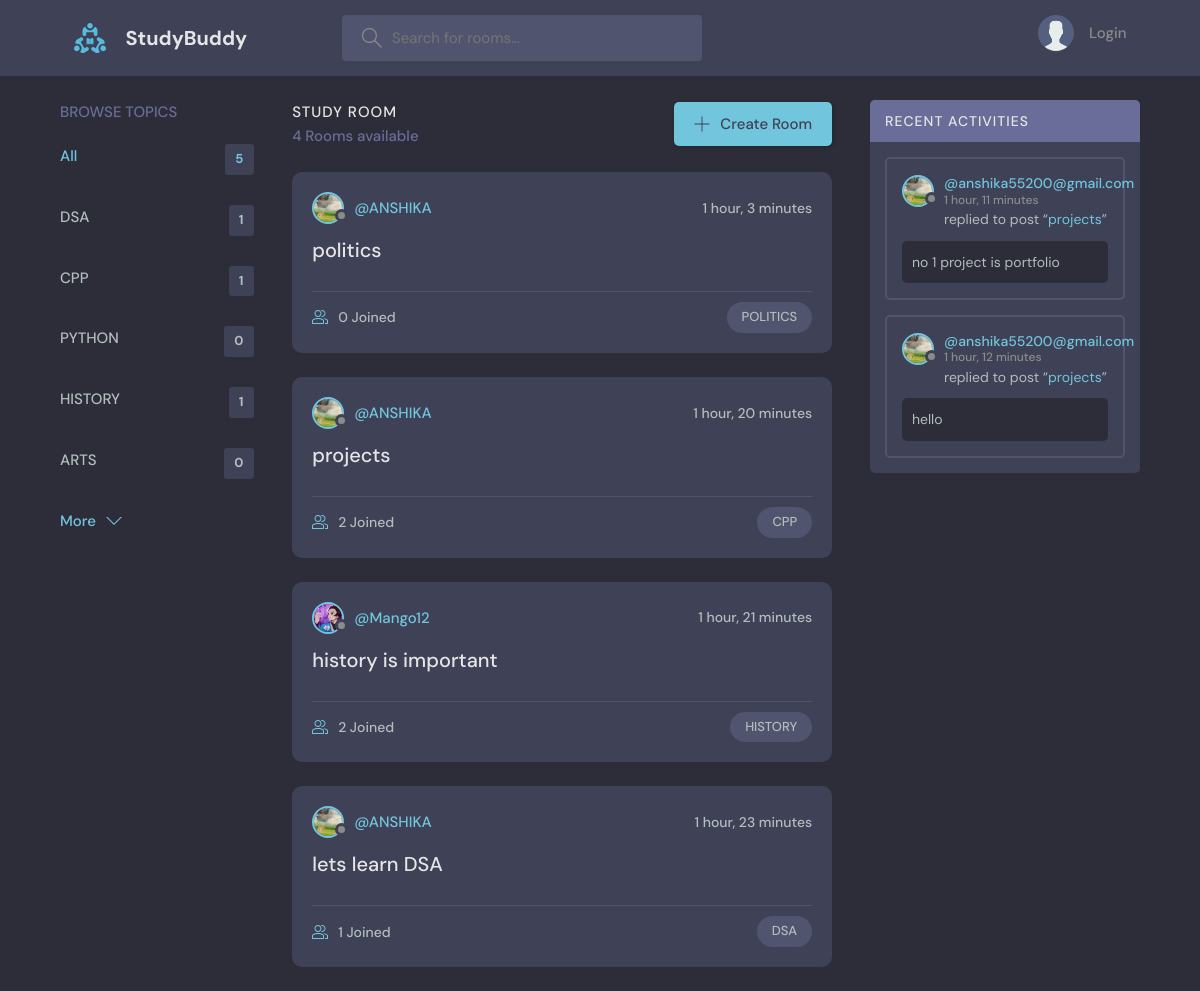
The page / on the database its author committed.
### base/models.py (models this page shows, shortened)
class Topic(models.Model):
    name = models.CharField(max_length=200)

class Room(models.Model):
    host =  models.ForeignKey(User, on_delete=models.SET_NULL, null=True)
    topic = models.ForeignKey(Topic, on_delete=models.SET_NULL, null=True)
    name = models.CharField(max_length=200)
    description = models.TextField(null=True, blank=True)
    participants = models.ManyToManyField(User, related_name='participants', blank=True)
    updated = models.DateTimeField(auto_now=True)
    created = models.DateTimeField(auto_now_add=True)
    class Meta:
        ordering = ['-updated', '-created']
    def __str__(self):
        return self.name

class User(AbstractUser):
    name = models.CharField(max_length=200, null=True)
    email = models.EmailField(unique=True,  null=True)
    bio = models.TextField(null=True)
    avatar = models.ImageField(null=True, default="avatar.svg")
    USERNAME_FIELD = 'email'
    REQUIRED_FIELDS = []

class Message(models.Model):
    user = models.ForeignKey(User, on_delete=models.CASCADE)
    room = models.ForeignKey(Room, on_delete=models.CASCADE)
    body = models.TextField()
    updated = models.DateTimeField(auto_now=True)
    created = models.DateTimeField(auto_now_add=True)
    class Meta:
        ordering = ['-updated', '-created']

### base/views.py (the view)
# urls.py: path('',views.home,name= "home"),
def home(request):
    q = request.GET.get('q') if request.GET.get('q') != None else ''
    rooms = Room.objects.filter(Q(topic__name__icontains=q) |
                                Q(name__icontains=q) |
                                Q(description__icontains=q))
    topics = Topic.objects.all()[0:5]
    room_count = rooms.count()
    room_messages = Message.objects.filter(Q(room__topic__name__icontains=q))
    context = {'rooms': rooms, 'topics': topics, 'room_count': room_count, 'room_messages': room_messages}
    return render(request, 'base/home.html', context)

### templates/base/home.html (shortened to what this page needs)
{% extends 'main.html' %}
{% block content %}
<main class="layout layout--3">
      <div class="container">
        {% include 'base/topic_component.html' %}
        <div class="roomList">
          <div class="roomList__header">
            <div>
              <h2>Study Room</h2>
              <p>{{room_count}} Rooms available</p>
            </div>
            <a class="btn btn--main" href="{% url 'create-room' %}">
              <svg version="1.1" xmlns="http://www.w3.org/2000/svg" width="32" height="32" viewBox="0 0 32 32">
                <title>add</title>
                <path
                  d="M16.943 0.943h-1.885v14.115h-14.115v1.885h14.115v14.115h1.885v-14.115h14.115v-1.885h-14.115v-14.115z"
                ></path>
              </svg>
              Create Room
            </a>
          </div>
          {% include 'base/feed_component.html' %}
        </div>
        {% include 'base/activity_component.html' %}
      </div>
    </main>
{% endblock %}

### templates/base/topic_component.html
<div class="topics">
  <div class="topics__header">
    <h2>Browse Topics</h2>
  </div>
  <ul class="topics__list">
    <li>
      <a href="{% url 'home' %}" class="active">All <span>{{topics.count}}</span></a>
    </li>
    {% for topic in topics %}
    <li>
      <a href="{% url 'home' %}?q={{topic.name}}">{{topic.name}} <span>{{topic.room_set.all.count}}</span></a>
    </li>
    {% endfor %}
  </ul>
  <a class="btn btn--link" href="{% url 'topics' %}">
    More
    <svg version="1.1" xmlns="http://www.w3.org/2000/svg" width="32" height="32" viewBox="0 0 32 32">
      <title>chevron-down</title>
      <path d="M16 21l-13-13h-3l16 16 16-16h-3l-13 13z"></path>
    </svg>
  </a>
</div>

### templates/base/feed_component.html (shortened to what this page needs)
{% for room in rooms %}
<div class="roomListRoom">
  <div class="roomListRoom__header">
    <a href="{% url 'user-profile' room.host.id %}" class="roomListRoom__author">
      <div class="avatar avatar--small">
        <img src="{{room.host.avatar.url}}" />
      </div>
      <span>@{{room.host.username}}</span>
    </a>
    <div class="roomListRoom__actions">
      <span>{{room.created|timesince}}</span>
    </div>
  </div>
  <div class="roomListRoom__content">
    <a href="{% url 'room' room.id %}">{{room.name}}</a>
  </div>
  <div class="roomListRoom__meta">
    <a href="{% url 'room' room.id %}" class="roomListRoom__joined">
      {{room.participants.all.count}} Joined
    </a>
    <p class="roomListRoom__topic">{{room.topic.name}}</p>
  </div>
</div>
{% endfor %}

### templates/base/activity_component.html (shortened to what this page needs)
<div class="activities">
  <div class="activities__header">
    <h2>Recent Activities</h2>
  </div>
  {% for message in room_messages %}
  <div class="activities__box">
    <div class="activities__boxHeader roomListRoom__header">
      <a href="{% url 'user-profile' message.user.id %}" class="roomListRoom__author">
        <div class="avatar avatar--small">
          <img src="{{message.user.avatar.url}}" />
        </div>
        <p>
          @{{message.user}}
          <span>{{message.created|timesince}}</span>
        </p>
      </a>
    </div>
    <div class="activities__boxContent">
      <p>replied to post “<a href="{% url 'room' message.room.id %}">{{message.room}}</a>”</p>
      <div class="activities__boxRoomContent">
       {{message.body}}
      </div>
    </div>
  </div>
  {% endfor %}
</div>

### rows shown on the page
Topic: name "DSA", room_set.all.count "1"
Topic: name "CPP", room_set.all.count "1"
Topic: name "PYTHON", room_set.all.count "0"
Topic: name "HISTORY", room_set.all.count "1"
Topic: name "ARTS", room_set.all.count "0"
Room: host.avatar (picture), host.username "ANSHIKA", created "1 hour, 3 minutes", name "politics", participants.all.count "0", topic.name "POLITICS"
Room: host.avatar (picture), host.username "ANSHIKA", created "1 hour, 20 minutes", name "projects", participants.all.count "2", topic.name "CPP"
Room: host.avatar (picture), host.username "Mango12", created "1 hour, 21 minutes", name "history is important", participants.all.count "2", topic.name "HISTORY"
Room: host.avatar (picture), host.username "ANSHIKA", created "1 hour, 23 minutes", name "lets learn DSA", participants.all.count "1", topic.name "DSA"
Message: user.avatar (picture), user "anshika55200@gmail.com", created "1 hour, 11 minutes", room "projects", body "no 1 project is portfolio"
Message: user.avatar (picture), user "anshika55200@gmail.com", created "1 hour, 12 minutes", room "projects", body "hello"

### other values the page prints
{{ topics.count }} "5"
{{ room_count }} "4"
